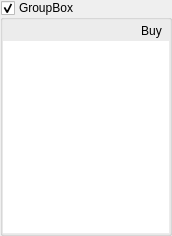
<ui version="4.0" >
 <class>QUCoverGroup</class>
 <widget class="QWidget" name="QUCoverGroup" >
  <property name="geometry" >
   <rect>
    <x>0</x>
    <y>0</y>
    <width>172</width>
    <height>230</height>
   </rect>
  </property>
  <property name="sizePolicy" >
   <sizepolicy vsizetype="Preferred" hsizetype="Preferred" >
    <horstretch>0</horstretch>
    <verstretch>0</verstretch>
   </sizepolicy>
  </property>
  <property name="windowTitle" >
   <string>Form</string>
  </property>
  <layout class="QHBoxLayout" name="horizontalLayout_6" >
   <property name="spacing" >
    <number>0</number>
   </property>
   <property name="margin" >
    <number>0</number>
   </property>
   <item>
    <widget class="QGroupBox" name="group" >
     <property name="sizePolicy" >
      <sizepolicy vsizetype="Preferred" hsizetype="Preferred" >
       <horstretch>0</horstretch>
       <verstretch>0</verstretch>
      </sizepolicy>
     </property>
     <property name="minimumSize" >
      <size>
       <width>0</width>
       <height>0</height>
      </size>
     </property>
     <property name="title" >
      <string>GroupBox</string>
     </property>
     <property name="flat" >
      <bool>true</bool>
     </property>
     <property name="checkable" >
      <bool>true</bool>
     </property>
     <layout class="QVBoxLayout" name="verticalLayout" >
      <property name="spacing" >
       <number>0</number>
      </property>
      <property name="margin" >
       <number>0</number>
      </property>
      <item>
       <layout class="QHBoxLayout" name="horizontalLayout_5" >
        <item>
         <spacer name="horizontalSpacer" >
          <property name="orientation" >
           <enum>Qt::Horizontal</enum>
          </property>
          <property name="sizeHint" stdset="0" >
           <size>
            <width>40</width>
            <height>20</height>
           </size>
          </property>
         </spacer>
        </item>
        <item>
         <widget class="QToolButton" name="buyBtn" >
          <property name="toolTip" >
           <string>Open a web browser and search for "artist title" and "artist" at Amazon.</string>
          </property>
          <property name="text" >
           <string>Buy</string>
          </property>
          <property name="icon" >
           <iconset resource="images/uman.qrc" >
            <normaloff>:/control/cart.png</normaloff>:/control/cart.png</iconset>
          </property>
          <property name="toolButtonStyle" >
           <enum>Qt::ToolButtonTextBesideIcon</enum>
          </property>
          <property name="autoRaise" >
           <bool>true</bool>
          </property>
         </widget>
        </item>
       </layout>
      </item>
      <item>
       <widget class="QUCoverList" name="list" >
        <property name="sizePolicy" >
         <sizepolicy vsizetype="Fixed" hsizetype="Expanding" >
          <horstretch>0</horstretch>
          <verstretch>0</verstretch>
         </sizepolicy>
        </property>
        <property name="minimumSize" >
         <size>
          <width>0</width>
          <height>0</height>
         </size>
        </property>
        <property name="autoFillBackground" >
         <bool>false</bool>
        </property>
        <property name="frameShape" >
         <enum>QFrame::NoFrame</enum>
        </property>
        <property name="verticalScrollBarPolicy" >
         <enum>Qt::ScrollBarAsNeeded</enum>
        </property>
        <property name="horizontalScrollBarPolicy" >
         <enum>Qt::ScrollBarAlwaysOff</enum>
        </property>
        <property name="editTriggers" >
         <set>QAbstractItemView::NoEditTriggers</set>
        </property>
        <property name="showDropIndicator" stdset="0" >
         <bool>false</bool>
        </property>
        <property name="dragDropMode" >
         <enum>QAbstractItemView::NoDragDrop</enum>
        </property>
        <property name="verticalScrollMode" >
         <enum>QAbstractItemView::ScrollPerItem</enum>
        </property>
        <property name="horizontalScrollMode" >
         <enum>QAbstractItemView::ScrollPerItem</enum>
        </property>
        <property name="movement" >
         <enum>QListView::Static</enum>
        </property>
        <property name="resizeMode" >
         <enum>QListView::Adjust</enum>
        </property>
        <property name="viewMode" >
         <enum>QListView::IconMode</enum>
        </property>
        <property name="uniformItemSizes" >
         <bool>false</bool>
        </property>
       </widget>
      </item>
     </layout>
    </widget>
   </item>
  </layout>
 </widget>
 <customwidgets>
  <customwidget>
   <class>QUCoverList</class>
   <extends>QListWidget</extends>
   <header>QUCoverList.h</header>
  </customwidget>
 </customwidgets>
 <resources>
  <include location="images/uman.qrc" />
 </resources>
 <connections/>
</ui>
